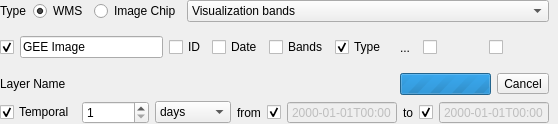
      <widget class="QWidget" name="page_8">
       <property name="sizePolicy">
        <sizepolicy hsizetype="Preferred" vsizetype="Preferred">
         <horstretch>0</horstretch>
         <verstretch>0</verstretch>
        </sizepolicy>
       </property>
       <layout class="QVBoxLayout" name="verticalLayout_10">
        <property name="leftMargin">
         <number>0</number>
        </property>
        <property name="topMargin">
         <number>0</number>
        </property>
        <property name="rightMargin">
         <number>9</number>
        </property>
        <property name="bottomMargin">
         <number>0</number>
        </property>
        <item>
         <layout class="QHBoxLayout" name="horizontalLayout_7">
          <item>
           <widget class="QLabel" name="label_36">
            <property name="minimumSize">
             <size>
              <width>25</width>
              <height>0</height>
             </size>
            </property>
            <property name="text">
             <string>Type</string>
            </property>
           </widget>
          </item>
          <item>
           <widget class="QRadioButton" name="mLayerModeWms">
            <property name="toolTip">
             <string>&lt;html&gt;&lt;head/&gt;&lt;body&gt;&lt;p&gt;Create a Web Map Service (WMS) layer with rendered visualization band data.&lt;/p&gt;&lt;/body&gt;&lt;/html&gt;</string>
            </property>
            <property name="text">
             <string>WMS</string>
            </property>
            <property name="checked">
             <bool>true</bool>
            </property>
           </widget>
          </item>
          <item>
           <widget class="QRadioButton" name="mLayerModeImageChip">
            <property name="toolTip">
             <string>&lt;html&gt;&lt;head/&gt;&lt;body&gt;&lt;p&gt;Create a raster layer with actual data, for a 500 x 500 pixel neightbourhood around the crosshair location.&lt;/p&gt;&lt;/body&gt;&lt;/html&gt;</string>
            </property>
            <property name="text">
             <string>Image Chip</string>
            </property>
           </widget>
          </item>
          <item>
           <widget class="QgsCheckableComboBox" name="mImageChipBands">
            <property name="enabled">
             <bool>true</bool>
            </property>
            <property name="sizePolicy">
             <sizepolicy hsizetype="Preferred" vsizetype="Fixed">
              <horstretch>1</horstretch>
              <verstretch>0</verstretch>
             </sizepolicy>
            </property>
            <property name="toolTip">
             <string>Set of image chip bands to be downloaded.</string>
            </property>
            <property name="checkedItems">
             <stringlist/>
            </property>
            <item>
             <property name="text">
              <string>Visualization bands</string>
             </property>
            </item>
            <item>
             <property name="text">
              <string>Reflectance bands</string>
             </property>
            </item>
            <item>
             <property name="text">
              <string>Pixel quality bands</string>
             </property>
            </item>
            <item>
             <property name="text">
              <string>Spectral index bands</string>
             </property>
            </item>
            <item>
             <property name="text">
              <string>Profile bands</string>
             </property>
            </item>
            <item>
             <property name="text">
              <string>All bands</string>
             </property>
            </item>
           </widget>
          </item>
         </layout>
        </item>
        <item>
         <layout class="QHBoxLayout" name="horizontalLayout_24">
          <item>
           <widget class="QCheckBox" name="mAppendName">
            <property name="toolTip">
             <string/>
            </property>
            <property name="text">
             <string/>
            </property>
            <property name="checked">
             <bool>true</bool>
            </property>
           </widget>
          </item>
          <item>
           <widget class="QLineEdit" name="mLayerName">
            <property name="text">
             <string>GEE Image</string>
            </property>
           </widget>
          </item>
          <item>
           <widget class="QCheckBox" name="mAppendId">
            <property name="toolTip">
             <string/>
            </property>
            <property name="text">
             <string>ID</string>
            </property>
           </widget>
          </item>
          <item>
           <widget class="QCheckBox" name="mAppendDate">
            <property name="toolTip">
             <string/>
            </property>
            <property name="text">
             <string>Date</string>
            </property>
           </widget>
          </item>
          <item>
           <widget class="QCheckBox" name="mAppendBandNames">
            <property name="toolTip">
             <string/>
            </property>
            <property name="text">
             <string>Bands</string>
            </property>
           </widget>
          </item>
          <item>
           <widget class="QCheckBox" name="mAppendType">
            <property name="toolTip">
             <string/>
            </property>
            <property name="text">
             <string>Type</string>
            </property>
            <property name="checkable">
             <bool>true</bool>
            </property>
            <property name="checked">
             <bool>true</bool>
            </property>
           </widget>
          </item>
          <item>
           <widget class="QToolButton" name="mCenterLayer">
            <property name="focusPolicy">
             <enum>Qt::TabFocus</enum>
            </property>
            <property name="toolTip">
             <string>Center map on layer.</string>
            </property>
            <property name="text">
             <string>...</string>
            </property>
            <property name="icon">
             <iconset>
              <normaloff>:/images/themes/default/propertyicons/labelplacement.svg</normaloff>:/images/themes/default/propertyicons/labelplacement.svg</iconset>
            </property>
            <property name="iconSize">
             <size>
              <width>32</width>
              <height>32</height>
             </size>
            </property>
            <property name="autoRaise">
             <bool>true</bool>
            </property>
           </widget>
          </item>
          <item>
           <widget class="QCheckBox" name="mLiveStretchLayer">
            <property name="toolTip">
             <string>Live update cumulative count cut stretch for new layer.</string>
            </property>
            <property name="text">
             <string/>
            </property>
            <property name="checked">
             <bool>false</bool>
            </property>
            <property name="tristate">
             <bool>false</bool>
            </property>
           </widget>
          </item>
          <item>
           <widget class="QToolButton" name="mStretchAndUpdateLayer">
            <property name="toolTip">
             <string>Apply cumulative count stretch and update layer.</string>
            </property>
            <property name="text">
             <string/>
            </property>
            <property name="icon">
             <iconset>
              <normaloff>icons/strechApply.svg</normaloff>icons/strechApply.svg</iconset>
            </property>
            <property name="iconSize">
             <size>
              <width>32</width>
              <height>32</height>
             </size>
            </property>
            <property name="toolButtonStyle">
             <enum>Qt::ToolButtonTextBesideIcon</enum>
            </property>
            <property name="autoRaise">
             <bool>true</bool>
            </property>
           </widget>
          </item>
          <item>
           <widget class="QCheckBox" name="mLiveUpdateLayer">
            <property name="toolTip">
             <string>Live update layer.</string>
            </property>
            <property name="text">
             <string/>
            </property>
            <property name="checked">
             <bool>false</bool>
            </property>
            <property name="tristate">
             <bool>false</bool>
            </property>
           </widget>
          </item>
          <item>
           <widget class="QToolButton" name="mUpdateLayer">
            <property name="toolTip">
             <string>Update layer.</string>
            </property>
            <property name="text">
             <string/>
            </property>
            <property name="icon">
             <iconset>
              <normaloff>:/images/themes/default/algorithms/mAlgorithmCheckGeometry.svg</normaloff>:/images/themes/default/algorithms/mAlgorithmCheckGeometry.svg</iconset>
            </property>
            <property name="iconSize">
             <size>
              <width>32</width>
              <height>32</height>
             </size>
            </property>
            <property name="toolButtonStyle">
             <enum>Qt::ToolButtonTextBesideIcon</enum>
            </property>
            <property name="autoRaise">
             <bool>true</bool>
            </property>
           </widget>
          </item>
         </layout>
        </item>
        <item>
         <layout class="QHBoxLayout" name="horizontalLayout_14">
          <property name="topMargin">
           <number>0</number>
          </property>
          <item>
           <widget class="QLabel" name="label_37">
            <property name="minimumSize">
             <size>
              <width>70</width>
              <height>0</height>
             </size>
            </property>
            <property name="text">
             <string>Layer Name</string>
            </property>
           </widget>
          </item>
          <item>
           <widget class="QLineEdit" name="mLayerNamePreview">
            <property name="enabled">
             <bool>false</bool>
            </property>
            <property name="sizePolicy">
             <sizepolicy hsizetype="Expanding" vsizetype="Fixed">
              <horstretch>4</horstretch>
              <verstretch>0</verstretch>
             </sizepolicy>
            </property>
            <property name="toolTip">
             <string>Cancel all tasks.</string>
            </property>
            <property name="text">
             <string/>
            </property>
            <property name="frame">
             <bool>false</bool>
            </property>
            <property name="cursorPosition">
             <number>0</number>
            </property>
            <property name="readOnly">
             <bool>true</bool>
            </property>
           </widget>
          </item>
          <item>
           <widget class="QFrame" name="mProgressBarFrame">
            <property name="minimumSize">
             <size>
              <width>0</width>
              <height>0</height>
             </size>
            </property>
            <property name="frameShape">
             <enum>QFrame::NoFrame</enum>
            </property>
            <property name="frameShadow">
             <enum>QFrame::Raised</enum>
            </property>
            <layout class="QHBoxLayout" name="horizontalLayout_21">
             <property name="leftMargin">
              <number>0</number>
             </property>
             <property name="topMargin">
              <number>0</number>
             </property>
             <property name="rightMargin">
              <number>0</number>
             </property>
             <property name="bottomMargin">
              <number>0</number>
             </property>
             <item>
              <widget class="QProgressBar" name="mProgressBar">
               <property name="sizePolicy">
                <sizepolicy hsizetype="Expanding" vsizetype="Fixed">
                 <horstretch>1</horstretch>
                 <verstretch>0</verstretch>
                </sizepolicy>
               </property>
               <property name="maximumSize">
                <size>
                 <width>100</width>
                 <height>16777215</height>
                </size>
               </property>
               <property name="maximum">
                <number>0</number>
               </property>
               <property name="value">
                <number>0</number>
               </property>
               <property name="textVisible">
                <bool>false</bool>
               </property>
              </widget>
             </item>
             <item>
              <widget class="QToolButton" name="mCancelTaskManager">
               <property name="toolTip">
                <string>Cancel all tasks.</string>
               </property>
               <property name="text">
                <string>Cancel</string>
               </property>
               <property name="icon">
                <iconset>
                 <normaloff>:/images/themes/default/mTaskCancel.svg</normaloff>:/images/themes/default/mTaskCancel.svg</iconset>
               </property>
               <property name="iconSize">
                <size>
                 <width>16</width>
                 <height>16</height>
                </size>
               </property>
               <property name="toolButtonStyle">
                <enum>Qt::ToolButtonIconOnly</enum>
               </property>
               <property name="autoRaise">
                <bool>false</bool>
               </property>
              </widget>
             </item>
            </layout>
           </widget>
          </item>
         </layout>
        </item>
        <item>
         <layout class="QHBoxLayout" name="horizontalLayout_15">
          <item>
           <widget class="QCheckBox" name="mTemporalEnabled">
            <property name="toolTip">
             <string>&lt;html&gt;&lt;head/&gt;&lt;body&gt;&lt;p&gt;Whether to enable temporal control by the&lt;span style=&quot; font-style:italic;&quot;&gt; QGIS Temporal Controller&lt;/span&gt;.&lt;/p&gt;&lt;/body&gt;&lt;/html&gt;</string>
            </property>
            <property name="text">
             <string>Temporal</string>
            </property>
            <property name="checked">
             <bool>true</bool>
            </property>
           </widget>
          </item>
          <item>
           <spacer name="horizontalSpacer">
            <property name="orientation">
             <enum>Qt::Horizontal</enum>
            </property>
            <property name="sizeHint" stdset="0">
             <size>
              <width>1</width>
              <height>1</height>
             </size>
            </property>
           </spacer>
          </item>
          <item>
           <widget class="QFrame" name="mTemporalFrame">
            <property name="sizePolicy">
             <sizepolicy hsizetype="Preferred" vsizetype="Preferred">
              <horstretch>2</horstretch>
              <verstretch>0</verstretch>
             </sizepolicy>
            </property>
            <property name="minimumSize">
             <size>
              <width>0</width>
              <height>0</height>
             </size>
            </property>
            <property name="frameShape">
             <enum>QFrame::NoFrame</enum>
            </property>
            <property name="frameShadow">
             <enum>QFrame::Raised</enum>
            </property>
            <layout class="QHBoxLayout" name="horizontalLayout_20">
             <property name="leftMargin">
              <number>0</number>
             </property>
             <property name="topMargin">
              <number>0</number>
             </property>
             <property name="rightMargin">
              <number>0</number>
             </property>
             <property name="bottomMargin">
              <number>0</number>
             </property>
             <item>
              <widget class="QSpinBox" name="mTemporalRangeValue">
               <property name="enabled">
                <bool>true</bool>
               </property>
               <property name="sizePolicy">
                <sizepolicy hsizetype="Preferred" vsizetype="Fixed">
                 <horstretch>0</horstretch>
                 <verstretch>0</verstretch>
                </sizepolicy>
               </property>
               <property name="minimumSize">
                <size>
                 <width>0</width>
                 <height>0</height>
                </size>
               </property>
               <property name="toolTip">
                <string>&lt;html&gt;&lt;head/&gt;&lt;body&gt;&lt;p&gt;The temporal range width. It defines the actual start and end dates, that are placed around the image acquisition time.&lt;/p&gt;&lt;p&gt;Depending on the selected time unit, dates are rounded accordingly. E.g. for a 1 day range and a given aquisition time of 2015-04-01T11:08:07, the resulting date range is from 2015-04-01T00:00:00 to 2015-04-02T00:00:00, or in short: 2015-04-01 to 2015-04-02 &lt;/p&gt;&lt;/body&gt;&lt;/html&gt;</string>
               </property>
               <property name="buttonSymbols">
                <enum>QAbstractSpinBox::UpDownArrows</enum>
               </property>
               <property name="showGroupSeparator" stdset="0">
                <bool>false</bool>
               </property>
               <property name="minimum">
                <number>1</number>
               </property>
               <property name="maximum">
                <number>999999</number>
               </property>
               <property name="value">
                <number>1</number>
               </property>
              </widget>
             </item>
             <item>
              <widget class="QComboBox" name="mTemporalRangeUnits">
               <property name="sizePolicy">
                <sizepolicy hsizetype="Preferred" vsizetype="Fixed">
                 <horstretch>0</horstretch>
                 <verstretch>0</verstretch>
                </sizepolicy>
               </property>
               <property name="toolTip">
                <string/>
               </property>
               <property name="currentIndex">
                <number>3</number>
               </property>
               <item>
                <property name="text">
                 <string>seconds</string>
                </property>
               </item>
               <item>
                <property name="text">
                 <string>minutes</string>
                </property>
               </item>
               <item>
                <property name="text">
                 <string>hours</string>
                </property>
               </item>
               <item>
                <property name="text">
                 <string>days</string>
                </property>
               </item>
              </widget>
             </item>
             <item>
              <widget class="QLabel" name="label_51">
               <property name="sizePolicy">
                <sizepolicy hsizetype="Minimum" vsizetype="Preferred">
                 <horstretch>0</horstretch>
                 <verstretch>0</verstretch>
                </sizepolicy>
               </property>
               <property name="minimumSize">
                <size>
                 <width>0</width>
                 <height>0</height>
                </size>
               </property>
               <property name="text">
                <string>from</string>
               </property>
              </widget>
             </item>
             <item>
              <widget class="QCheckBox" name="mTemporalStartFixed">
               <property name="toolTip">
                <string>&lt;html&gt;&lt;head/&gt;&lt;body&gt;&lt;p&gt;Whether to use a fixed start date.&lt;/p&gt;&lt;p&gt;If deactivated, the bound is considered to be infinite. E.g.  together with an end date of 2017-01-01, the date range is treated as a range containing all dates before 2017-01-01.&lt;/p&gt;&lt;/body&gt;&lt;/html&gt;</string>
               </property>
               <property name="text">
                <string/>
               </property>
               <property name="checked">
                <bool>true</bool>
               </property>
              </widget>
             </item>
             <item>
              <widget class="QgsDateTimeEdit" name="mTemporalStart">
               <property name="enabled">
                <bool>false</bool>
               </property>
               <property name="sizePolicy">
                <sizepolicy hsizetype="Preferred" vsizetype="Fixed">
                 <horstretch>2</horstretch>
                 <verstretch>0</verstretch>
                </sizepolicy>
               </property>
               <property name="toolTip">
                <string/>
               </property>
               <property name="readOnly">
                <bool>true</bool>
               </property>
               <property name="buttonSymbols">
                <enum>QAbstractSpinBox::NoButtons</enum>
               </property>
               <property name="specialValueText">
                <string/>
               </property>
               <property name="showGroupSeparator" stdset="0">
                <bool>false</bool>
               </property>
               <property name="time">
                <time>
                 <hour>0</hour>
                 <minute>0</minute>
                 <second>0</second>
                </time>
               </property>
               <property name="currentSection">
                <enum>QDateTimeEdit::YearSection</enum>
               </property>
               <property name="displayFormat">
                <string>yyyy-MM-ddTHH:mm</string>
               </property>
               <property name="calendarPopup">
                <bool>false</bool>
               </property>
               <property name="allowNull">
                <bool>true</bool>
               </property>
              </widget>
             </item>
             <item>
              <widget class="QLabel" name="label_49">
               <property name="sizePolicy">
                <sizepolicy hsizetype="Minimum" vsizetype="Preferred">
                 <horstretch>0</horstretch>
                 <verstretch>0</verstretch>
                </sizepolicy>
               </property>
               <property name="minimumSize">
                <size>
                 <width>0</width>
                 <height>0</height>
                </size>
               </property>
               <property name="text">
                <string>to</string>
               </property>
              </widget>
             </item>
             <item>
              <widget class="QCheckBox" name="mTemporalEndFixed">
               <property name="toolTip">
                <string>&lt;html&gt;&lt;head/&gt;&lt;body&gt;&lt;p&gt;Whether to use a fixed end date.&lt;/p&gt;&lt;p&gt;If deactivated, the bound is considered to be infinite. E.g. together with an start date of 2017-01-01, the date range is treated as a range containing all dates after 2017-01-01.&lt;/p&gt;&lt;/body&gt;&lt;/html&gt;</string>
               </property>
               <property name="text">
                <string/>
               </property>
               <property name="checked">
                <bool>true</bool>
               </property>
              </widget>
             </item>
             <item>
              <widget class="QgsDateTimeEdit" name="mTemporalEnd">
               <property name="enabled">
                <bool>false</bool>
               </property>
               <property name="sizePolicy">
                <sizepolicy hsizetype="Preferred" vsizetype="Fixed">
                 <horstretch>2</horstretch>
                 <verstretch>0</verstretch>
                </sizepolicy>
               </property>
               <property name="readOnly">
                <bool>true</bool>
               </property>
               <property name="buttonSymbols">
                <enum>QAbstractSpinBox::NoButtons</enum>
               </property>
               <property name="currentSection">
                <enum>QDateTimeEdit::YearSection</enum>
               </property>
               <property name="displayFormat">
                <string>yyyy-MM-ddTHH:mm</string>
               </property>
               <property name="calendarPopup">
                <bool>false</bool>
               </property>
               <property name="allowNull">
                <bool>true</bool>
               </property>
              </widget>
             </item>
            </layout>
           </widget>
          </item>
         </layout>
        </item>
       </layout>
      </widget>
